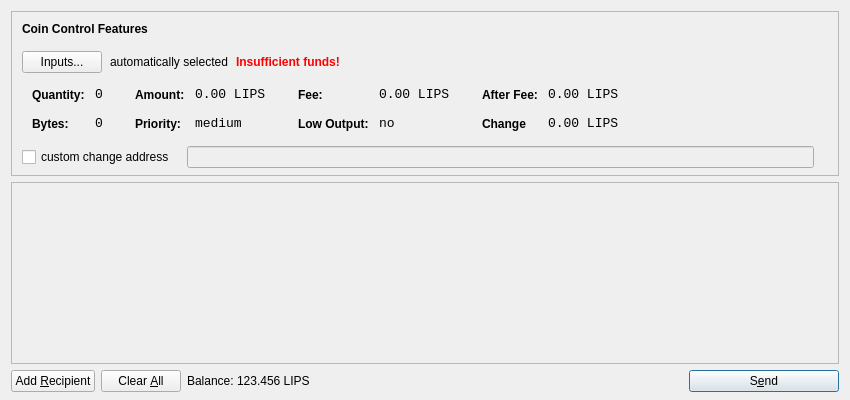
<?xml version="1.0" encoding="UTF-8"?>
<ui version="4.0">
 <class>SendCoinsDialog</class>
 <widget class="QDialog" name="SendCoinsDialog">
  <property name="geometry">
   <rect>
    <x>0</x>
    <y>0</y>
    <width>850</width>
    <height>400</height>
   </rect>
  </property>
  <property name="windowTitle">
   <string>Send Coins</string>
  </property>
  <layout class="QVBoxLayout" name="verticalLayout" stretch="0,1,0">
   <property name="bottomMargin">
    <number>8</number>
   </property>
   <item>
    <widget class="QFrame" name="frameCoinControl">
     <property name="sizePolicy">
      <sizepolicy hsizetype="Expanding" vsizetype="Expanding">
       <horstretch>0</horstretch>
       <verstretch>0</verstretch>
      </sizepolicy>
     </property>
     <property name="maximumSize">
      <size>
       <width>16777215</width>
       <height>16777215</height>
      </size>
     </property>
     <property name="frameShape">
      <enum>QFrame::StyledPanel</enum>
     </property>
     <property name="frameShadow">
      <enum>QFrame::Sunken</enum>
     </property>
     <layout class="QVBoxLayout" name="verticalLayoutCoinControl2">
      <property name="spacing">
       <number>-1</number>
      </property>
      <property name="leftMargin">
       <number>0</number>
      </property>
      <property name="topMargin">
       <number>0</number>
      </property>
      <property name="rightMargin">
       <number>0</number>
      </property>
      <property name="bottomMargin">
       <number>6</number>
      </property>
      <item>
       <layout class="QVBoxLayout" name="verticalLayoutCoinControl" stretch="0,0,0,0,1">
        <property name="spacing">
         <number>0</number>
        </property>
        <property name="leftMargin">
         <number>10</number>
        </property>
        <property name="topMargin">
         <number>10</number>
        </property>
        <item>
         <layout class="QHBoxLayout" name="horizontalLayoutCoinControl1">
          <property name="bottomMargin">
           <number>15</number>
          </property>
          <item>
           <widget class="QLabel" name="labelCoinControlFeatures">
            <property name="sizePolicy">
             <sizepolicy hsizetype="Preferred" vsizetype="Maximum">
              <horstretch>0</horstretch>
              <verstretch>0</verstretch>
             </sizepolicy>
            </property>
            <property name="font">
             <font>
              <weight>75</weight>
              <bold>true</bold>
             </font>
            </property>
            <property name="styleSheet">
             <string notr="true">font-weight:bold;</string>
            </property>
            <property name="text">
             <string>Coin Control Features</string>
            </property>
           </widget>
          </item>
         </layout>
        </item>
        <item>
         <layout class="QHBoxLayout" name="horizontalLayoutCoinControl2" stretch="0,0,0,0">
          <property name="spacing">
           <number>8</number>
          </property>
          <property name="bottomMargin">
           <number>10</number>
          </property>
          <item>
           <widget class="QPushButton" name="pushButtonCoinControl">
            <property name="styleSheet">
             <string notr="true"/>
            </property>
            <property name="text">
             <string>Inputs...</string>
            </property>
           </widget>
          </item>
          <item>
           <widget class="QLabel" name="labelCoinControlAutomaticallySelected">
            <property name="text">
             <string>automatically selected</string>
            </property>
            <property name="margin">
             <number>5</number>
            </property>
           </widget>
          </item>
          <item>
           <widget class="QLabel" name="labelCoinControlInsuffFunds">
            <property name="font">
             <font>
              <weight>75</weight>
              <bold>true</bold>
             </font>
            </property>
            <property name="styleSheet">
             <string notr="true">color:red;font-weight:bold;</string>
            </property>
            <property name="text">
             <string>Insufficient funds!</string>
            </property>
            <property name="margin">
             <number>5</number>
            </property>
           </widget>
          </item>
          <item>
           <spacer name="horizontalSpacerCoinControl">
            <property name="orientation">
             <enum>Qt::Horizontal</enum>
            </property>
            <property name="sizeHint" stdset="0">
             <size>
              <width>40</width>
              <height>1</height>
             </size>
            </property>
           </spacer>
          </item>
         </layout>
        </item>
        <item>
         <widget class="QWidget" name="widgetCoinControl" native="true">
          <property name="sizePolicy">
           <sizepolicy hsizetype="Preferred" vsizetype="Preferred">
            <horstretch>0</horstretch>
            <verstretch>0</verstretch>
           </sizepolicy>
          </property>
          <property name="minimumSize">
           <size>
            <width>0</width>
            <height>0</height>
           </size>
          </property>
          <property name="styleSheet">
           <string notr="true"/>
          </property>
          <layout class="QHBoxLayout" name="horizontalLayoutCoinControl5">
           <property name="margin">
            <number>0</number>
           </property>
           <item>
            <layout class="QHBoxLayout" name="horizontalLayoutCoinControl3" stretch="0,0,0,1">
             <property name="spacing">
              <number>20</number>
             </property>
             <property name="topMargin">
              <number>0</number>
             </property>
             <property name="bottomMargin">
              <number>10</number>
             </property>
             <item>
              <layout class="QFormLayout" name="formLayoutCoinControl1">
               <property name="horizontalSpacing">
                <number>10</number>
               </property>
               <property name="verticalSpacing">
                <number>14</number>
               </property>
               <property name="leftMargin">
                <number>10</number>
               </property>
               <property name="topMargin">
                <number>4</number>
               </property>
               <property name="rightMargin">
                <number>6</number>
               </property>
               <item row="0" column="0">
                <widget class="QLabel" name="labelCoinControlQuantityText">
                 <property name="styleSheet">
                  <string notr="true">font-weight:bold;</string>
                 </property>
                 <property name="text">
                  <string>Quantity:</string>
                 </property>
                 <property name="margin">
                  <number>0</number>
                 </property>
                </widget>
               </item>
               <item row="0" column="1">
                <widget class="QLabel" name="labelCoinControlQuantity">
                 <property name="font">
                  <font>
                   <family>Monospace</family>
                   <pointsize>10</pointsize>
                  </font>
                 </property>
                 <property name="cursor">
                  <cursorShape>IBeamCursor</cursorShape>
                 </property>
                 <property name="contextMenuPolicy">
                  <enum>Qt::ActionsContextMenu</enum>
                 </property>
                 <property name="text">
                  <string>0</string>
                 </property>
                 <property name="margin">
                  <number>0</number>
                 </property>
                 <property name="textInteractionFlags">
                  <set>Qt::LinksAccessibleByMouse|Qt::TextSelectableByKeyboard|Qt::TextSelectableByMouse</set>
                 </property>
                </widget>
               </item>
               <item row="1" column="0">
                <widget class="QLabel" name="labelCoinControlBytesText">
                 <property name="styleSheet">
                  <string notr="true">font-weight:bold;</string>
                 </property>
                 <property name="text">
                  <string>Bytes:</string>
                 </property>
                </widget>
               </item>
               <item row="1" column="1">
                <widget class="QLabel" name="labelCoinControlBytes">
                 <property name="font">
                  <font>
                   <family>Monospace</family>
                   <pointsize>10</pointsize>
                  </font>
                 </property>
                 <property name="cursor">
                  <cursorShape>IBeamCursor</cursorShape>
                 </property>
                 <property name="contextMenuPolicy">
                  <enum>Qt::ActionsContextMenu</enum>
                 </property>
                 <property name="text">
                  <string>0</string>
                 </property>
                 <property name="textInteractionFlags">
                  <set>Qt::LinksAccessibleByMouse|Qt::TextSelectableByKeyboard|Qt::TextSelectableByMouse</set>
                 </property>
                </widget>
               </item>
              </layout>
             </item>
             <item>
              <layout class="QFormLayout" name="formLayoutCoinControl2">
               <property name="horizontalSpacing">
                <number>10</number>
               </property>
               <property name="verticalSpacing">
                <number>14</number>
               </property>
               <property name="leftMargin">
                <number>6</number>
               </property>
               <property name="topMargin">
                <number>4</number>
               </property>
               <property name="rightMargin">
                <number>6</number>
               </property>
               <item row="0" column="0">
                <widget class="QLabel" name="labelCoinControlAmountText">
                 <property name="styleSheet">
                  <string notr="true">font-weight:bold;</string>
                 </property>
                 <property name="text">
                  <string>Amount:</string>
                 </property>
                 <property name="margin">
                  <number>0</number>
                 </property>
                </widget>
               </item>
               <item row="0" column="1">
                <widget class="QLabel" name="labelCoinControlAmount">
                 <property name="font">
                  <font>
                   <family>Monospace</family>
                   <pointsize>10</pointsize>
                  </font>
                 </property>
                 <property name="cursor">
                  <cursorShape>IBeamCursor</cursorShape>
                 </property>
                 <property name="contextMenuPolicy">
                  <enum>Qt::ActionsContextMenu</enum>
                 </property>
                 <property name="text">
                  <string notr="true">0.00 LIPS</string>
                 </property>
                 <property name="textInteractionFlags">
                  <set>Qt::LinksAccessibleByMouse|Qt::TextSelectableByKeyboard|Qt::TextSelectableByMouse</set>
                 </property>
                </widget>
               </item>
               <item row="1" column="0">
                <widget class="QLabel" name="labelCoinControlPriorityText">
                 <property name="styleSheet">
                  <string notr="true">font-weight:bold;</string>
                 </property>
                 <property name="text">
                  <string>Priority:</string>
                 </property>
                </widget>
               </item>
               <item row="1" column="1">
                <widget class="QLabel" name="labelCoinControlPriority">
                 <property name="font">
                  <font>
                   <family>Monospace</family>
                   <pointsize>10</pointsize>
                  </font>
                 </property>
                 <property name="cursor">
                  <cursorShape>IBeamCursor</cursorShape>
                 </property>
                 <property name="contextMenuPolicy">
                  <enum>Qt::ActionsContextMenu</enum>
                 </property>
                 <property name="text">
                  <string>medium</string>
                 </property>
                 <property name="textInteractionFlags">
                  <set>Qt::LinksAccessibleByMouse|Qt::TextSelectableByKeyboard|Qt::TextSelectableByMouse</set>
                 </property>
                </widget>
               </item>
              </layout>
             </item>
             <item>
              <layout class="QFormLayout" name="formLayoutCoinControl3">
               <property name="horizontalSpacing">
                <number>10</number>
               </property>
               <property name="verticalSpacing">
                <number>14</number>
               </property>
               <property name="leftMargin">
                <number>6</number>
               </property>
               <property name="topMargin">
                <number>4</number>
               </property>
               <property name="rightMargin">
                <number>6</number>
               </property>
               <item row="0" column="0">
                <widget class="QLabel" name="labelCoinControlFeeText">
                 <property name="styleSheet">
                  <string notr="true">font-weight:bold;</string>
                 </property>
                 <property name="text">
                  <string>Fee:</string>
                 </property>
                 <property name="margin">
                  <number>0</number>
                 </property>
                </widget>
               </item>
               <item row="0" column="1">
                <widget class="QLabel" name="labelCoinControlFee">
                 <property name="font">
                  <font>
                   <family>Monospace</family>
                   <pointsize>10</pointsize>
                  </font>
                 </property>
                 <property name="cursor">
                  <cursorShape>IBeamCursor</cursorShape>
                 </property>
                 <property name="contextMenuPolicy">
                  <enum>Qt::ActionsContextMenu</enum>
                 </property>
                 <property name="text">
                  <string notr="true">0.00 LIPS</string>
                 </property>
                 <property name="textInteractionFlags">
                  <set>Qt::LinksAccessibleByMouse|Qt::TextSelectableByKeyboard|Qt::TextSelectableByMouse</set>
                 </property>
                </widget>
               </item>
               <item row="1" column="0">
                <widget class="QLabel" name="labelCoinControlLowOutputText">
                 <property name="styleSheet">
                  <string notr="true">font-weight:bold;</string>
                 </property>
                 <property name="text">
                  <string>Low Output:</string>
                 </property>
                </widget>
               </item>
               <item row="1" column="1">
                <widget class="QLabel" name="labelCoinControlLowOutput">
                 <property name="font">
                  <font>
                   <family>Monospace</family>
                   <pointsize>10</pointsize>
                  </font>
                 </property>
                 <property name="cursor">
                  <cursorShape>IBeamCursor</cursorShape>
                 </property>
                 <property name="contextMenuPolicy">
                  <enum>Qt::ActionsContextMenu</enum>
                 </property>
                 <property name="text">
                  <string>no</string>
                 </property>
                 <property name="textInteractionFlags">
                  <set>Qt::LinksAccessibleByMouse|Qt::TextSelectableByKeyboard|Qt::TextSelectableByMouse</set>
                 </property>
                </widget>
               </item>
              </layout>
             </item>
             <item>
              <layout class="QFormLayout" name="formLayoutCoinControl4">
               <property name="horizontalSpacing">
                <number>10</number>
               </property>
               <property name="verticalSpacing">
                <number>14</number>
               </property>
               <property name="leftMargin">
                <number>6</number>
               </property>
               <property name="topMargin">
                <number>4</number>
               </property>
               <property name="rightMargin">
                <number>6</number>
               </property>
               <item row="0" column="0">
                <widget class="QLabel" name="labelCoinControlAfterFeeText">
                 <property name="styleSheet">
                  <string notr="true">font-weight:bold;</string>
                 </property>
                 <property name="text">
                  <string>After Fee:</string>
                 </property>
                 <property name="margin">
                  <number>0</number>
                 </property>
                </widget>
               </item>
               <item row="0" column="1">
                <widget class="QLabel" name="labelCoinControlAfterFee">
                 <property name="font">
                  <font>
                   <family>Monospace</family>
                   <pointsize>10</pointsize>
                  </font>
                 </property>
                 <property name="cursor">
                  <cursorShape>IBeamCursor</cursorShape>
                 </property>
                 <property name="contextMenuPolicy">
                  <enum>Qt::ActionsContextMenu</enum>
                 </property>
                 <property name="text">
                  <string notr="true">0.00 LIPS</string>
                 </property>
                 <property name="textInteractionFlags">
                  <set>Qt::LinksAccessibleByMouse|Qt::TextSelectableByKeyboard|Qt::TextSelectableByMouse</set>
                 </property>
                </widget>
               </item>
               <item row="1" column="0">
                <widget class="QLabel" name="labelCoinControlChangeText">
                 <property name="styleSheet">
                  <string notr="true">font-weight:bold;</string>
                 </property>
                 <property name="text">
                  <string>Change</string>
                 </property>
                </widget>
               </item>
               <item row="1" column="1">
                <widget class="QLabel" name="labelCoinControlChange">
                 <property name="font">
                  <font>
                   <family>Monospace</family>
                   <pointsize>10</pointsize>
                  </font>
                 </property>
                 <property name="cursor">
                  <cursorShape>IBeamCursor</cursorShape>
                 </property>
                 <property name="contextMenuPolicy">
                  <enum>Qt::ActionsContextMenu</enum>
                 </property>
                 <property name="text">
                  <string notr="true">0.00 LIPS</string>
                 </property>
                 <property name="textInteractionFlags">
                  <set>Qt::LinksAccessibleByMouse|Qt::TextSelectableByKeyboard|Qt::TextSelectableByMouse</set>
                 </property>
                </widget>
               </item>
              </layout>
             </item>
            </layout>
           </item>
          </layout>
         </widget>
        </item>
        <item>
         <layout class="QHBoxLayout" name="horizontalLayoutCoinControl4" stretch="0,0,0">
          <property name="spacing">
           <number>12</number>
          </property>
          <property name="sizeConstraint">
           <enum>QLayout::SetDefaultConstraint</enum>
          </property>
          <property name="topMargin">
           <number>5</number>
          </property>
          <property name="rightMargin">
           <number>5</number>
          </property>
          <item>
           <widget class="QCheckBox" name="checkBoxCoinControlChange">
            <property name="text">
             <string>custom change address</string>
            </property>
           </widget>
          </item>
          <item>
           <widget class="QLineEdit" name="lineEditCoinControlChange">
            <property name="enabled">
             <bool>false</bool>
            </property>
            <property name="sizePolicy">
             <sizepolicy hsizetype="Expanding" vsizetype="Fixed">
              <horstretch>0</horstretch>
              <verstretch>0</verstretch>
             </sizepolicy>
            </property>
           </widget>
          </item>
          <item>
           <widget class="QLabel" name="labelCoinControlChangeLabel">
            <property name="sizePolicy">
             <sizepolicy hsizetype="Preferred" vsizetype="Expanding">
              <horstretch>0</horstretch>
              <verstretch>0</verstretch>
             </sizepolicy>
            </property>
            <property name="minimumSize">
             <size>
              <width>0</width>
              <height>0</height>
             </size>
            </property>
            <property name="text">
             <string/>
            </property>
            <property name="margin">
             <number>3</number>
            </property>
           </widget>
          </item>
         </layout>
        </item>
        <item>
         <spacer name="verticalSpacerCoinControl">
          <property name="orientation">
           <enum>Qt::Vertical</enum>
          </property>
          <property name="sizeHint" stdset="0">
           <size>
            <width>800</width>
            <height>1</height>
           </size>
          </property>
         </spacer>
        </item>
       </layout>
      </item>
     </layout>
    </widget>
   </item>
   <item>
    <widget class="QScrollArea" name="scrollArea">
     <property name="widgetResizable">
      <bool>true</bool>
     </property>
     <widget class="QWidget" name="scrollAreaWidgetContents">
      <property name="geometry">
       <rect>
        <x>0</x>
        <y>0</y>
        <width>830</width>
        <height>165</height>
       </rect>
      </property>
      <layout class="QVBoxLayout" name="verticalLayout_2">
       <property name="margin">
        <number>0</number>
       </property>
       <item>
        <layout class="QVBoxLayout" name="entries">
         <property name="spacing">
          <number>6</number>
         </property>
        </layout>
       </item>
       <item>
        <spacer name="verticalSpacer">
         <property name="orientation">
          <enum>Qt::Vertical</enum>
         </property>
         <property name="sizeHint" stdset="0">
          <size>
           <width>20</width>
           <height>40</height>
          </size>
         </property>
        </spacer>
       </item>
      </layout>
     </widget>
    </widget>
   </item>
   <item>
    <layout class="QHBoxLayout" name="horizontalLayout">
     <item>
      <widget class="QPushButton" name="addButton">
       <property name="toolTip">
        <string>Send to multiple recipients at once</string>
       </property>
       <property name="text">
        <string>Add &amp;Recipient</string>
       </property>
       <property name="autoDefault">
        <bool>false</bool>
       </property>
      </widget>
     </item>
     <item>
      <widget class="QPushButton" name="clearButton">
       <property name="sizePolicy">
        <sizepolicy hsizetype="Minimum" vsizetype="Fixed">
         <horstretch>0</horstretch>
         <verstretch>0</verstretch>
        </sizepolicy>
       </property>
       <property name="toolTip">
        <string>Remove all transaction fields</string>
       </property>
       <property name="text">
        <string>Clear &amp;All</string>
       </property>
       <property name="autoRepeatDelay">
        <number>300</number>
       </property>
       <property name="autoDefault">
        <bool>false</bool>
       </property>
      </widget>
     </item>
     <item>
      <layout class="QHBoxLayout" name="horizontalLayout_2">
       <property name="spacing">
        <number>3</number>
       </property>
       <item>
        <widget class="QLabel" name="label">
         <property name="sizePolicy">
          <sizepolicy hsizetype="Preferred" vsizetype="Fixed">
           <horstretch>0</horstretch>
           <verstretch>0</verstretch>
          </sizepolicy>
         </property>
         <property name="text">
          <string>Balance:</string>
         </property>
        </widget>
       </item>
       <item>
        <widget class="QLabel" name="labelBalance">
         <property name="sizePolicy">
          <sizepolicy hsizetype="Preferred" vsizetype="Fixed">
           <horstretch>0</horstretch>
           <verstretch>0</verstretch>
          </sizepolicy>
         </property>
         <property name="cursor">
          <cursorShape>IBeamCursor</cursorShape>
         </property>
         <property name="text">
          <string notr="true">123.456 LIPS</string>
         </property>
         <property name="textInteractionFlags">
          <set>Qt::LinksAccessibleByMouse|Qt::TextSelectableByKeyboard|Qt::TextSelectableByMouse</set>
         </property>
        </widget>
       </item>
      </layout>
     </item>
     <item>
      <spacer name="horizontalSpacer">
       <property name="orientation">
        <enum>Qt::Horizontal</enum>
       </property>
       <property name="sizeHint" stdset="0">
        <size>
         <width>40</width>
         <height>20</height>
        </size>
       </property>
      </spacer>
     </item>
     <item>
      <widget class="QPushButton" name="sendButton">
       <property name="minimumSize">
        <size>
         <width>150</width>
         <height>0</height>
        </size>
       </property>
       <property name="toolTip">
        <string>Confirm the send action</string>
       </property>
       <property name="text">
        <string>S&amp;end</string>
       </property>
       <property name="icon">
        <iconset resource="../bitcoin.qrc">
         <normaloff>:/icons/send</normaloff>:/icons/send</iconset>
       </property>
       <property name="default">
        <bool>true</bool>
       </property>
      </widget>
     </item>
    </layout>
   </item>
  </layout>
 </widget>
 <resources>
  <include location="../bitcoin.qrc"/>
 </resources>
 <connections/>
</ui>
